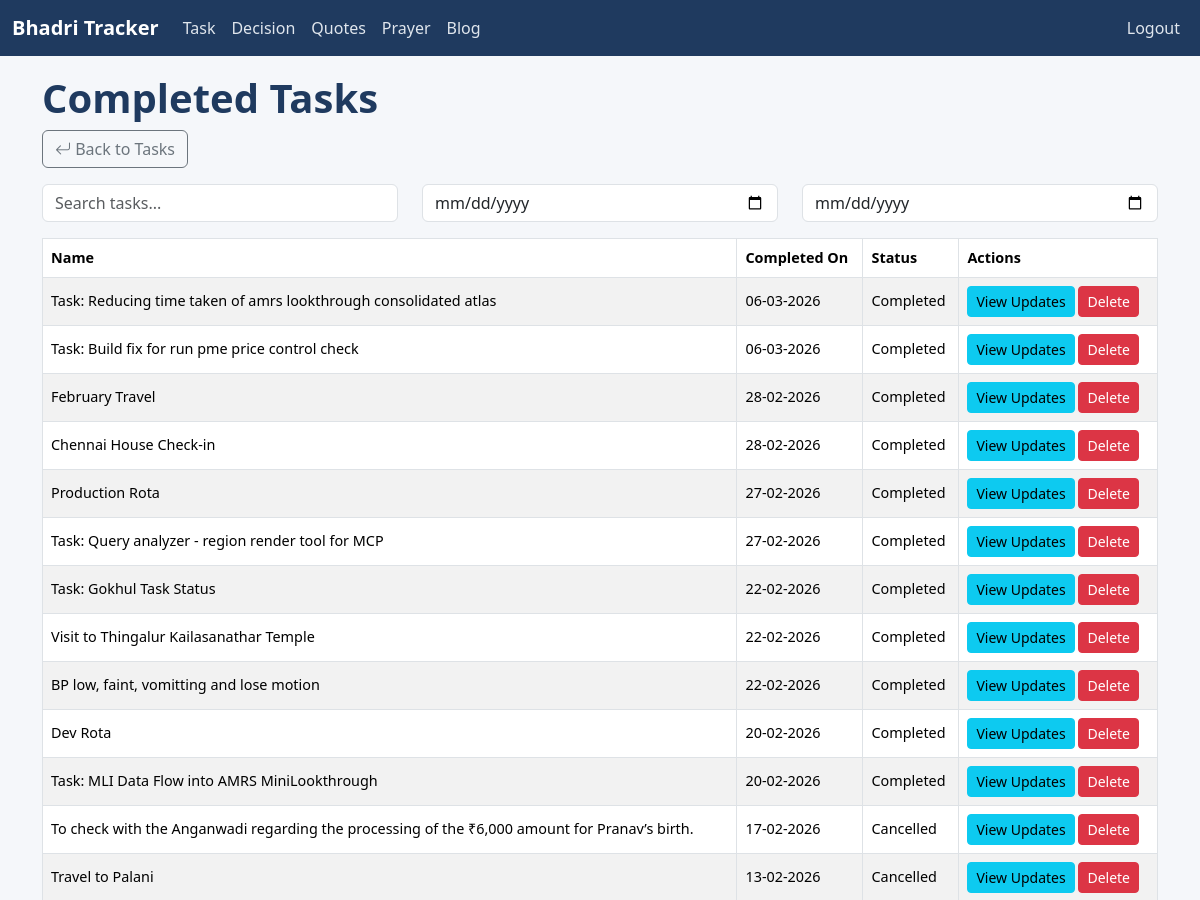
The app's page /history/ (signed in, upper part), older data.
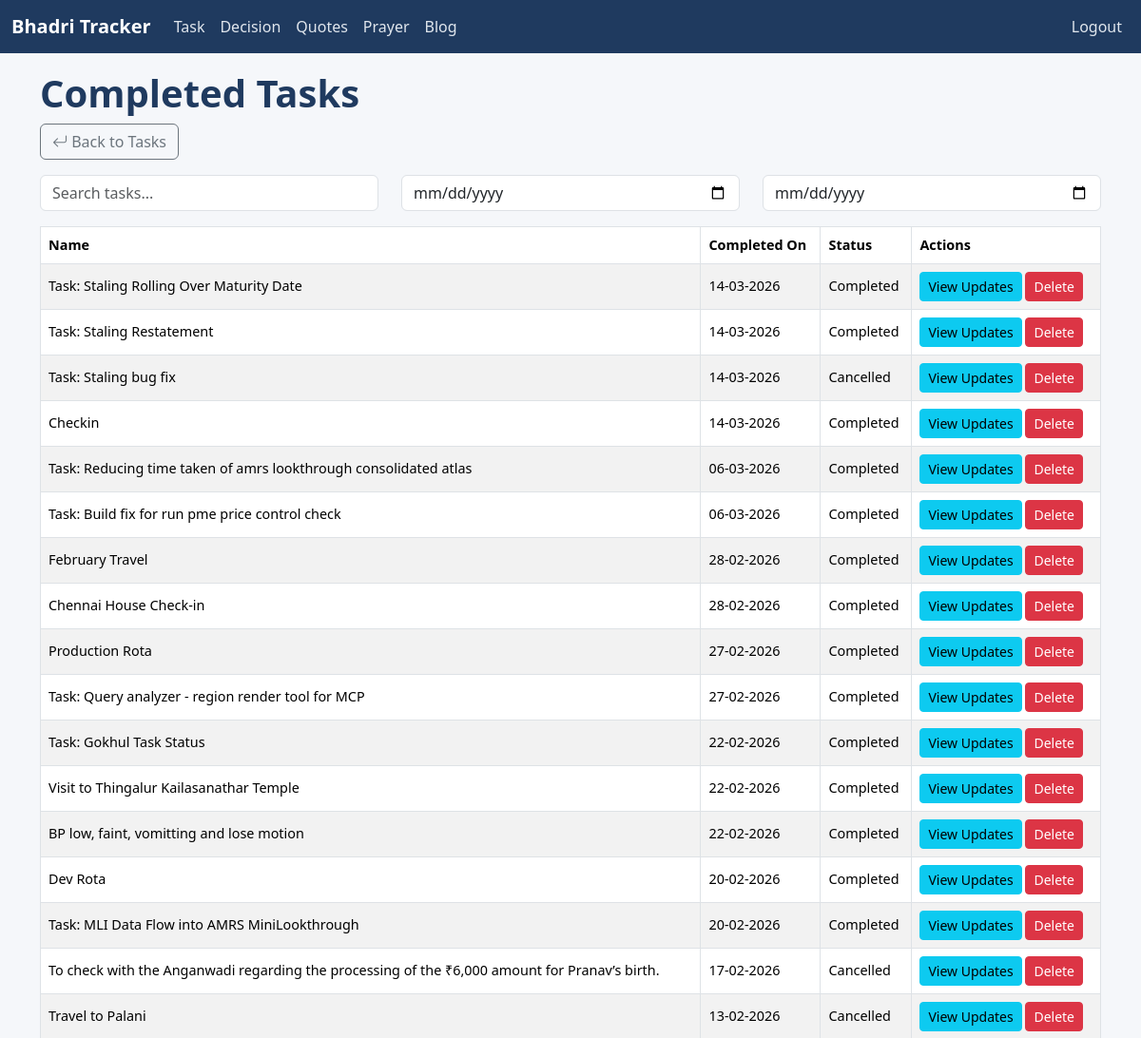
The same page, newer data.
### tracker/models.py (models this page shows, shortened)
class Task(models.Model):
    STATUS_CHOICES = [
        ('Opened', 'Opened'),
        ('InProgress', 'In Progress'),
        ('Completed', 'Completed'),
        ('Cancelled', 'Cancelled'),
        ('Hold', 'Hold'),
    ]
    name = models.CharField(max_length=200)
    status = models.CharField(max_length=20, choices=STATUS_CHOICES, default='Opened')
    task_type = models.ForeignKey(TaskType, on_delete=models.CASCADE)
    started_date = models.DateField(default=timezone.localtime(), null=True, blank=True)
    created_date = models.DateField(auto_now_add=True)
    updated_date = models.DateField(auto_now=True)
    completed_date = models.DateField(null=True, blank=True)
    target_date = models.DateField(default=timezone.localtime(), null=True, blank=True)
    is_bookmark = models.BooleanField(default=False)
    is_private = models.BooleanField(default=False)
    is_important = models.BooleanField(default=False)
    is_template = models.BooleanField(default=False)

### tracker/views.py (the view)
# urls.py: path('history/', views.TaskHistoryView.as_view(), name='task_history'),
class TaskHistoryView(LoginRequiredMixin, ListView):
    model = Task
    template_name = 'tracker/task_history.html'
    context_object_name = 'tasks'
    def get_queryset(self):
        queryset = Task.objects.filter(status__in=['Completed', 'Cancelled']).exclude(is_template=True).order_by('-completed_date')
        search = self.request.GET.get('search', '').strip()
        start_date = self.request.GET.get('start_date')
        end_date = self.request.GET.get('end_date')
        if search:
            queryset = queryset.filter(
                Q(name__icontains=search) |
                Q(updates__description__icontains=search)
            ).distinct()
        if start_date and end_date:
            queryset = queryset.filter(
                Q(started_date__range=[start_date, end_date]) |
                Q(completed_date__range=[start_date, end_date])
            )
        return queryset
    def render_to_response(self, context, **response_kwargs):
        if self.request.headers.get('HX-Request'):
            return render(self.request, 'tracker/task_history_rows.html', context)
        return super().render_to_response(context, **response_kwargs)

### templates/tracker/task_history.html (shortened to what this page needs)
{% extends 'base.html' %}
{% block content %}
<h1>Completed Tasks</h1>
<a href="{% url 'tracker:task_list' %}" class="btn btn-outline-secondary mb-3"><i class="bi bi-arrow-return-left"></i> Back to Tasks</a>
<div class="row mb-3">
    <div class="col-md-4">
        <input
            type="text"
            name="search"
            class="form-control"
            placeholder="Search tasks..."
            hx-get="{% url 'tracker:task_history' %}"
            hx-trigger="keyup changed delay:300ms"
            hx-target="#taskTableBody"
            hx-include="#dateFilters"
        />
    </div>
    <div class="col-md-4">
        <input
            type="date"
            name="start_date"
            class="form-control"
            id="dateFilters"
            hx-get="{% url 'tracker:task_history' %}"
            hx-trigger="change"
            hx-target="#taskTableBody"
            hx-include="[name='search'], #dateFilters"
        />
    </div>
    <div class="col-md-4">
        <input
            type="date"
            name="end_date"
            class="form-control"
            hx-get="{% url 'tracker:task_history' %}"
            hx-trigger="change"
            hx-target="#taskTableBody"
            hx-include="[name='search'], #dateFilters"
        />
    </div>
</div>
<div class="table-responsive">
<table class="table table-striped table-bordered align-middle text-nowrap">
  <thead>
      <tr>
          <th>Name</th>
          <th>Completed On</th>
          <th>Status</th>
          <th>Actions</th>
      </tr>
  </thead>
  <tbody id="taskTableBody">
      {% include 'tracker/task_history_rows.html' %}
  </tbody>
</table>
</div>
{% endblock %}

### templates/tracker/task_history_rows.html
{% for task in tasks %}
<tr>
    <td>{{ task.name }}</td>
    <td>{{ task.completed_date|date:"d-m-Y" }}</td>
    <td>{{ task.status }}</td>
    <td>
        <a href="{% url 'tracker:update_list' task.id %}" class="btn btn-sm btn-info">View Updates</a>
        <a href="{% url 'tracker:task_delete' task.id %}" class="btn btn-sm btn-danger">Delete</a>
    </td>
</tr>
{% empty %}
<tr>
    <td colspan="3" class="text-center">No matching tasks.</td>
</tr>
{% endfor %}

Row changes from the older to the newer data that the page shows:
now on this page (row edited): Task: name "Task: Staling Rolling Over Maturity Date", completed_date "14-03-2026", status "Completed"
now on this page (row edited): Task: name "Task: Staling Restatement", completed_date "14-03-2026", status "Completed"
now on this page (row edited): Task: name "Task: Staling bug fix", completed_date "14-03-2026", status "Cancelled"
now on this page (row edited): Task: name "Checkin", completed_date "14-03-2026", status "Completed"
